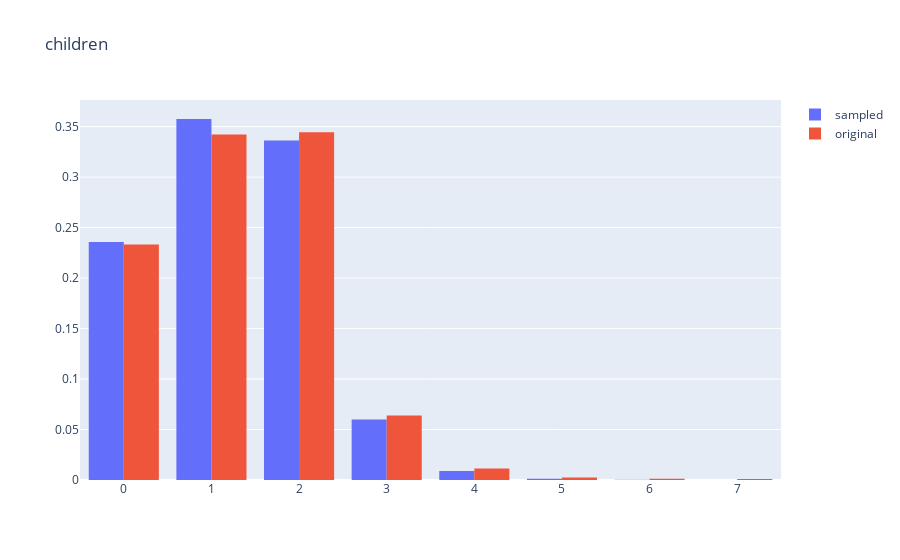

The notebook cell saved with this chart:
### Code cell
fig = go.Figure()
fig = go.Figure()
fig.update_layout(title="children")
fig.add_trace(
    go.Histogram(
        x=sampled_data.children, histnorm="probability density", name=f"sampled"
    )
)
fig.add_trace(
    go.Histogram(x=data.children, histnorm="probability density", name=f"original")
)

### Figure 1 — Plotly figure (JSON) as saved in the notebook; plotly's stock layout.template omitted (floating-point values rounded to 4 significant figures; data arrays with more than 128 entries replaced by an {"elided": "..."} marker saying what was removed)
{"data": [{"histnorm": "probability density", "name": "sampled", "type": "histogram", "x": {"elided": "9766 int values"}}, {"histnorm": "probability density", "name": "original", "type": "histogram", "x": {"elided": "3871 int values"}}], "layout": {"title": {"text": "children"}}}
